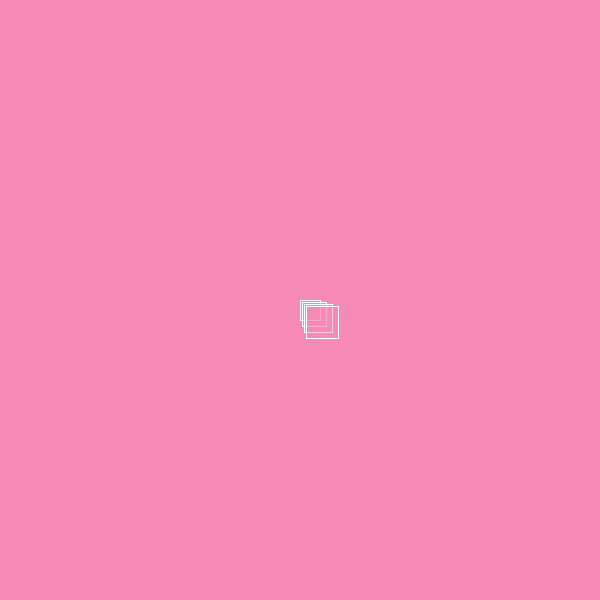
Frame 1 (no input)
Frame 60 (the mouse pressed at the canvas centre just before this capture): identical to frame 1, image omitted
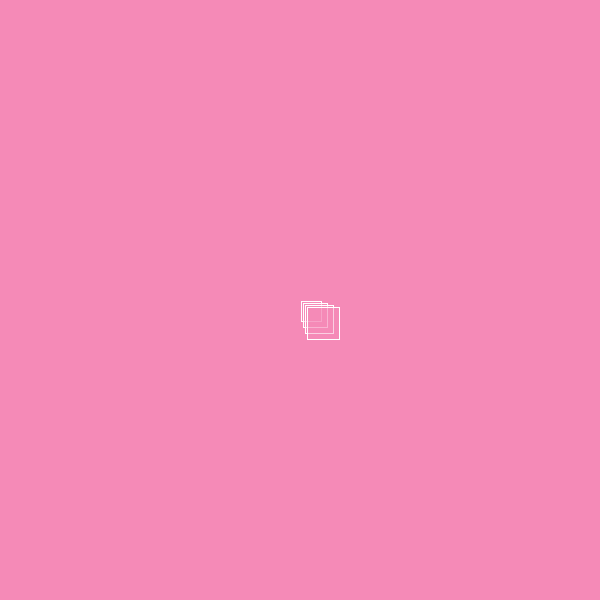
Frame 120 (the mouse held since frame 60 and released just before this capture)

The Processing sketch that drew these frames (run headless with seeded random() and noise(); from frame 60 on, the mouse is pressed at the canvas centre):

// Processing sketch: processing_6210
// ── processing_6210.pde

float posX; // position variables
float posY;
 
float speedX; // speed variables
float speedY;

void setup(){
  size(600,600);
  background(245,138,183);
 
  
  posX = width / 2;
  posY = width / 2;
  speedX = 0;
  speedY = 0;
}

 

void draw(){
  if (mousePressed) {
    if ((mouseX > (posX - 20) && mouseX < (posX + 20)) &&
        (mouseY > (posY - 20) && mouseY < (posY + 20))) { 
      speedX = mouseX - pmouseX;
      speedY = mouseY - pmouseY;
    }
  }

 // Calculate the new position
  posX = posX + speedX;
  posY = posY + speedY;
 
  // If the position is outside of the window: bounce
  if (posX > width - 10 || posX <= 0) {
    speedX = -speedX;
  }
  if (posY > height - 10 || posY <= 0) {
    speedY = -speedY;
  }
  
  // Add a little friction
  speedX = speedX * 0.995;
  speedY = speedY * 0.995;
 
  background(245,138,183);
  stroke(255);
  fill(245,138,183,104);
  rect(posX, posY,20,20);
  rect(posX+2, posY+2,24,24);
  rect(posX+4, posY+4,28,28);
  rect(posX+6, posY+6,32,32);
}
  
